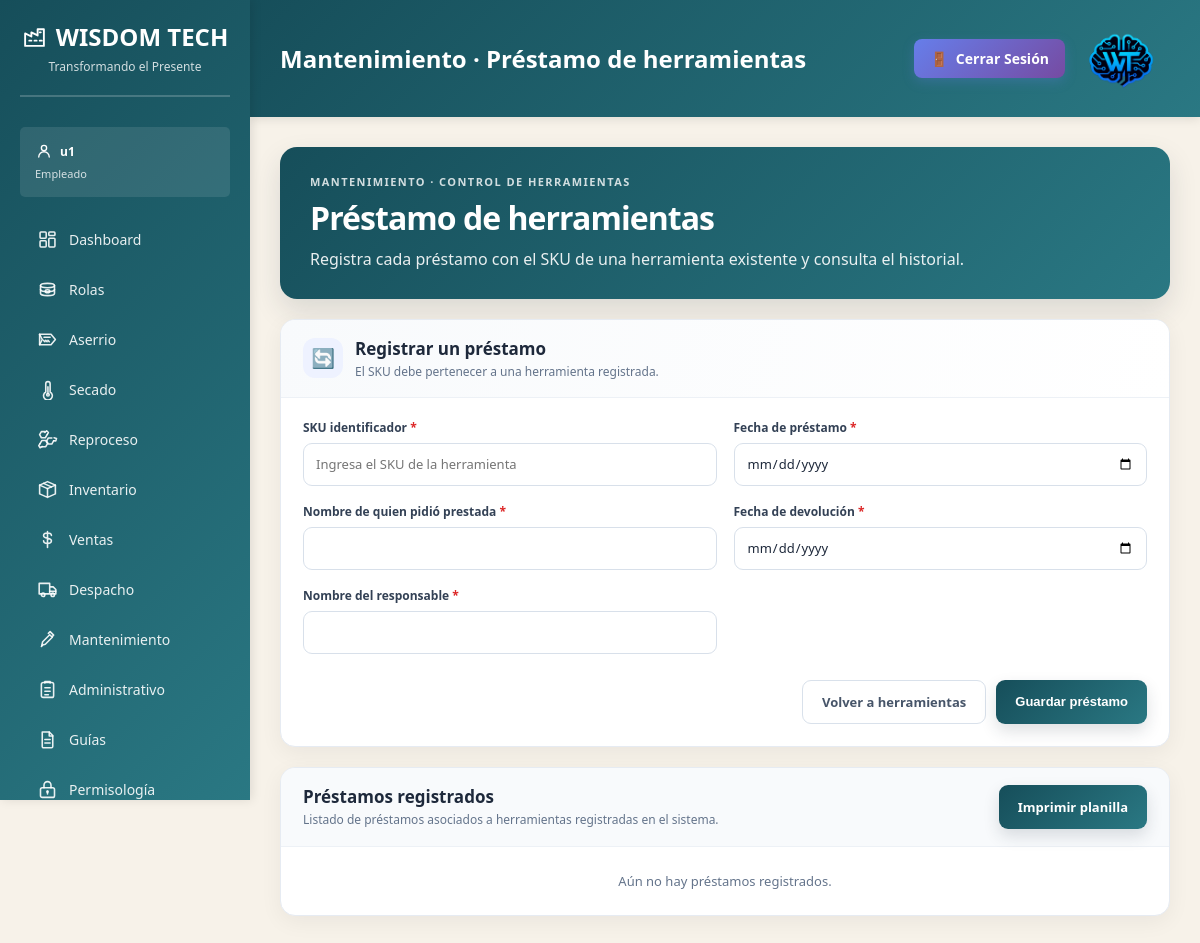
The page /dashboard/mantenimiento/herramientas/prestamos/ (signed in) on the database its author committed.
### dashboard/models.py (models this page shows, shortened)
class ConfiguracionEmpresa(models.Model):
    PALETAS_FONDO = [
        ('claro', 'Gris claro'),
        ('azulado', 'Azul muy claro'),
        ('calido', 'Arena suave'),
        ('marron', 'Marrón suave'),
        ('salvia', 'Verde salvia'),
        ('petroleo', 'Azul petróleo'),
    ]
    PALETAS_BARRA_LATERAL = [
        ('verde', 'Verde'),
        ('azul', 'Azul'),
        ('vino', 'Vino'),
        ('marron', 'Marrón'),
        ('salvia', 'Verde salvia'),
        ('petroleo', 'Azul petróleo'),
    ]
    PALETAS_MODULOS = [
        ('azul', 'Azul'),
        ('verde', 'Verde'),
        ('grafito', 'Grafito'),
        ('marron', 'Marrón'),
        ('salvia', 'Verde salvia'),
        ('petroleo', 'Azul petróleo'),
    ]
    nombre = models.CharField('nombre de la empresa', max_length=150, default=NombreEmpresa)
    rif = models.CharField('RIF', max_length=30, default=NumeroRif)
    logo_path = models.CharField(
        'ruta del logo',
        max_length=255,
        blank=True,
        default=LogoEmpresa,
        help_text='Ruta relativa a la carpeta static del proyecto, por ejemplo: images/logo.png.',
    )
    slogan = models.CharField('slogan', max_length=255, default=SloganEmpresa)
    color_fondo = models.CharField(
        'fondo del dashboard',
        max_length=20,
        choices=PALETAS_FONDO,
        default='claro',
    )
    color_sidebar = models.CharField(
        'color de la barra lateral',
        max_length=20,
        choices=PALETAS_BARRA_LATERAL,
        default='verde',
    )
    color_modulos = models.CharField(
        'color de las barras de módulos',
        max_length=20,
        choices=PALETAS_MODULOS,
        default='azul',
    )
    class Meta:
        verbose_name = 'configuración de la empresa'
        verbose_name_plural = 'configuración de la empresa'

class PerfilUsuario(models.Model):
    usuario = models.OneToOneField(
        settings.AUTH_USER_MODEL,
        on_delete=models.CASCADE,
        related_name='perfil',
    )
    cargo = models.CharField('cargo', max_length=100)
    class Meta:
        verbose_name = 'perfil de usuario'
        verbose_name_plural = 'perfiles de usuario'

### dashboard/views.py (the view)
# urls.py: path('mantenimiento/herramientas/prestamos/', views.mantenimiento_prestamos_herramientas_view, name='mantenimiento_prestamos_herramientas'),
@login_required(login_url='login')
@require_http_methods(['GET', 'POST'])
def mantenimiento_prestamos_herramientas_view(request):
    if request.method == 'POST':
        form = PrestamoHerramientaForm(request.POST)
        if form.is_valid():
            PrestamoHerramienta.objects.create(
                herramienta=form.cleaned_data['herramienta'],
                fecha_prestamo=form.cleaned_data['fecha_prestamo'],
                nombre_solicitante=form.cleaned_data['nombre_solicitante'],
                fecha_devolucion=form.cleaned_data['fecha_devolucion'],
                nombre_responsable=form.cleaned_data['nombre_responsable'],
            )
            messages.success(request, 'El préstamo de herramienta se registró correctamente.')
            return redirect('mantenimiento_prestamos_herramientas')
    else:
        form = PrestamoHerramientaForm()
    return render(request, 'modules/mantenimiento_prestamos_herramientas.html', {
        'form': form,
        'prestamos': PrestamoHerramienta.objects.select_related('herramienta'),
        'sku_no_encontrado': getattr(form, 'sku_no_encontrado', False),
    })

### templates/modules/mantenimiento_prestamos_herramientas.html (shortened to what this page needs)
{% extends 'base.html' %}
{% block page_title %}Mantenimiento · Préstamo de herramientas{% endblock %}
{% block content %}
<main class="loans-shell">
    <header class="loans-header">
        <p class="loans-eyebrow">Mantenimiento · Control de herramientas</p>
        <h2>Préstamo de herramientas</h2>
        <p>Registra cada préstamo con el SKU de una herramienta existente y consulta el historial.</p>
    </header>
    <form method="post">
        <section class="loan-section" aria-labelledby="loan-form-title">
            <div class="loan-section-heading">
                <span class="loan-section-icon" aria-hidden="true">🔄</span>
                <div>
                    <h3 id="loan-form-title">Registrar un préstamo</h3>
                    <p>El SKU debe pertenecer a una herramienta registrada.</p>
                </div>
            </div>
            <div class="loan-fields">
                {% for field in form %}
                <div class="loan-field">
                    <label for="{{ field.id_for_label }}">{{ field.label }}{% if field.field.required %} <span class="loan-required">*</span>{% endif %}</label>
                    {{ field }}
                </div>
                {% endfor %}
            </div>
            <div class="loans-actions">
                <a class="loans-button secondary" href="{% url 'mantenimiento_herramientas' %}">Volver a herramientas</a>
                <button class="loans-button" type="submit">Guardar préstamo</button>
            </div>
        </section>
    </form>
    <section class="loans-list" aria-labelledby="loans-list-title">
        <div class="loans-list-heading">
            <div class="loans-list-heading-content">
                <div>
                    <h3 id="loans-list-title">Préstamos registrados</h3>
                    <p>Listado de préstamos asociados a herramientas registradas en el sistema.</p>
                </div>
                <a class="loans-button" href="{% url 'mantenimiento_planilla_prestamo_herramientas' %}" target="_blank" rel="noopener">Imprimir planilla</a>
            </div>
        </div>
        {% if prestamos %}
        <div class="loans-table-wrap">
            <table class="loans-table">
                <thead>
                    <tr>
                        <th>SKU identificador</th>
                        <th>Nombre herramienta</th>
                        <th>Fecha de préstamo</th>
                        <th>Nombre de quien pidió prestada</th>
                        <th>Fecha de devolución</th>
                        <th>Nombre de responsable</th>
                    </tr>
                </thead>
                <tbody>
                    {% for prestamo in prestamos %}
                    <tr>
                        <td>{{ prestamo.herramienta.codigo_interno }}</td>
                        <td>{{ prestamo.herramienta.nombre }}</td>
                        <td>{{ prestamo.fecha_prestamo|date:"d/m/Y" }}</td>
                        <td>{{ prestamo.nombre_solicitante }}</td>
                        <td>{{ prestamo.fecha_devolucion|date:"d/m/Y" }}</td>
                        <td>{{ prestamo.nombre_responsable }}</td>
                    </tr>
                    {% endfor %}
                </tbody>
            </table>
        </div>
        {% else %}
        <p class="loans-empty">Aún no hay préstamos registrados.</p>
        {% endif %}
    </section>
</main>
{% endblock %}

### templates/base.html (shortened to what this page needs)
<!DOCTYPE html>
<html lang="es">
<head>
    {% load static %}
</head>
<body style="--dashboard-background: {{ tema_colores.fondo }}; --sidebar-start: {{ tema_colores.sidebar_inicio }}; --sidebar-end: {{ tema_colores.sidebar_fin }}; --module-start: {{ tema_colores.modulo_inicio }}; --module-end: {{ tema_colores.modulo_fin }};">
    <div class="sidebar">
        <div class="sidebar-header">
            <h1>
                <span class="sidebar-symbol" aria-hidden="true">
                    <svg viewBox="0 0 24 24">
                        <path d="M3 21V9l6 3V8l6 3V5h6v16z"/>
                        <path d="M7 16h2m3 0h2m3 0h2M17 8h1"/>
                    </svg>
                </span>
                <span>{{ empresa.nombre }}</span>
            </h1>
            <p>{{ empresa.slogan }}</p>
        </div>
        <div class="user-info">
            <strong>
                <span class="sidebar-symbol" aria-hidden="true">
                    <svg viewBox="0 0 24 24">
                        <circle cx="12" cy="8" r="3.5"/>
                        <path d="M5 20a7 7 0 0 1 14 0"/>
                    </svg>
                </span>
                <span>{{ user.get_full_name|default:user.username }}</span>
            </strong>
            <span class="user-role">{{ cargo_usuario }}</span>
        </div>
        <ul class="sidebar-menu">
            <li>
                <a href="{% url 'dashboard' %}" class="{% if request.resolver_match.url_name == 'dashboard' %}active{% endif %}">
                    <span class="icon" aria-hidden="true">
                        <svg viewBox="0 0 24 24">
                            <rect x="3.5" y="3.5" width="7" height="7" rx="1"/>
                            <rect x="13.5" y="3.5" width="7" height="4" rx="1"/>
                            <rect x="13.5" y="10.5" width="7" height="10" rx="1"/>
                            <rect x="3.5" y="13.5" width="7" height="7" rx="1"/>
                        </svg>
                    </span>
                    <span>Dashboard</span>
                </a>
            </li>
            <li>
                <a href="/dashboard/rolas/" class="{% if 'rolas' in request.path %}active{% endif %}">
                    <span class="icon" aria-hidden="true">
                        <svg viewBox="0 0 24 24">
                            <path d="M4 7.5c0-1.4 3.6-2.5 8-2.5s8 1.1 8 2.5v9c0 1.4-3.6 2.5-8 2.5s-8-1.1-8-2.5z"/>
                            <path d="M4 7.5c0 1.4 3.6 2.5 8 2.5s8-1.1 8-2.5M4 12c0 1.4 3.6 2.5 8 2.5s8-1.1 8-2.5"/>
                            <path d="M12 12.2c1.4 0 2.6.8 2.6 1.8s-1.2 1.8-2.6 1.8-2.6-.8-2.6-1.8 1.2-1.8 2.6-1.8z"/>
                        </svg>
                    </span>
                    <span>Rolas</span>
                </a>
            </li>
            <li>
                <a href="{% url 'aserrio' %}" class="{% if request.resolver_match.url_name == 'aserrio' %}active{% endif %}">
                    <span class="icon" aria-hidden="true">
                        <svg viewBox="0 0 24 24">
                            <path d="M3 6h13l5 6-5 6H3l3-6z"/>
                            <path d="M8 9.5h7M7.5 13l1.5 1.5m1-1.5 1.5 1.5m1-1.5 1.5 1.5"/>
                            <path d="M3 6v12"/>
                        </svg>
                    </span>
                    <span>Aserrio</span>
                </a>
            </li>
            <li>
                <a href="{% url 'secado' %}" class="{% if request.resolver_match.url_name == 'secado' %}active{% endif %}">
                    <span class="icon" aria-hidden="true">
                        <svg viewBox="0 0 24 24">
                            <path d="M10 14.8V5.5a2.5 2.5 0 0 1 5 0v9.3a5 5 0 1 1-5 0z"/>
                            <path d="M12.5 9v8"/>
                            <circle cx="12.5" cy="18" r="1.5"/>
                        </svg>
                    </span>
                    <span>Secado</span>
                </a>
            </li>
            <li>
                <a href="{% url 'reproceso' %}" class="{% if request.resolver_match.url_name == 'reproceso' %}active{% endif %}">
                    <span class="icon" aria-hidden="true">
                        <svg viewBox="0 0 24 24">
                            <path d="m9 4 2-2 2 2-1.2 2.1"/>
                            <path d="M11.8 6.1 9.5 10H5l-2-3.5L5 3h4"/>
                            <path d="m19.5 10 2.8.8-.8 2.8-2.4-.2"/>
                            <path d="m19.1 13.4-2.2 3.8H13l-2-3.5 2-3.5h4"/>
                            <path d="m6 20-2.5 1.4L2 19l1.3-2"/>
                            <path d="m3.3 17 2.2-3.8H10l2 3.5-2 3.5H6"/>
                        </svg>
                    </span>
                    <span>Reproceso</span>
                </a>
            </li>
            <li>
                <a href="{% url 'inventario' %}" class="{% if request.resolver_match.url_name == 'inventario' %}active{% endif %}">
                    <span class="icon" aria-hidden="true">
                        <svg viewBox="0 0 24 24">
                            <path d="m3 7 9-4 9 4-9 4z"/>
                            <path d="M3 7v10l9 4 9-4V7M12 11v10"/>
                            <path d="m7.5 5 9 4"/>
                        </svg>
                    </span>
                    <span>Inventario</span>
                </a>
            </li>
            <li>
                <a href="{% url 'ventas' %}" class="{% if request.resolver_match.url_name == 'ventas' %}active{% endif %}">
                    <span class="icon" aria-hidden="true">
                        <svg viewBox="0 0 24 24">
                            <path d="M12 3v18M16.5 7.5c0-1.7-1.8-3-4.5-3s-4.5 1.3-4.5 3 1.5 2.6 4.5 3 4.5 1.3 4.5 3-1.8 3-4.5 3-4.5-1.3-4.5-3"/>
                        </svg>
                    </span>
                    <span>Ventas</span>
                </a>
            </li>
            <li>
                <a href="{% url 'despacho' %}" class="{% if request.resolver_match.url_name == 'despacho' %}active{% endif %}">
                    <span class="icon" aria-hidden="true">
                        <svg viewBox="0 0 24 24">
                            <path d="M2.5 5h12v12h-12zM14.5 9h4l3 3v5h-7z"/>
                            <circle cx="7" cy="18" r="2"/>
                            <circle cx="18" cy="18" r="2"/>
                            <path d="M14.5 14h7"/>
                        </svg>
                    </span>
                    <span>Despacho</span>
                </a>
            </li>
            <li>
                <a href="{% url 'mantenimiento' %}" class="{% if request.resolver_match.url_name == 'mantenimiento' %}active{% endif %}">
                    <span class="icon" aria-hidden="true">
                        <svg viewBox="0 0 24 24">
                            <path d="m14.5 6.5 3 3-8 8-4 1 1-4 8-8z"/>
                            <path d="m13 5 2-2 4 4-2 2"/>
                            <path d="M6 19l-1 1"/>
                        </svg>
                    </span>
                    <span>Mantenimiento</span>
                </a>
            </li>
            <li>
                <a href="{% url 'administrativo' %}" class="{% if request.resolver_match.url_name == 'administrativo' %}active{% endif %}">
                    <span class="icon" aria-hidden="true">
                        <svg viewBox="0 0 24 24">
                            <rect x="5" y="4" width="14" height="17" rx="2"/>
                            <path d="M9 4.5V3h6v1.5M9 10h6M9 14h6M9 18h4"/>
                        </svg>
                    </span>
                    <span>Administrativo</span>
                </a>
            </li>
            <li>
                <a href="{% url 'guias' %}" class="{% if request.resolver_match.url_name == 'guias' %}active{% endif %}">
                    <span class="icon" aria-hidden="true">
                        <svg viewBox="0 0 24 24">
                            <path d="M6 3.5h8l4 4V20a1.5 1.5 0 0 1-1.5 1.5h-9A1.5 1.5 0 0 1 6 20z"/>
                            <path d="M14 3.5V8h4M9 12h6M9 16h6"/>
                        </svg>
                    </span>
                    <span>Guías</span>
                </a>
            </li>
            <li>
                <a href="{% url 'permisologia' %}" class="{% if request.resolver_match.url_name == 'permisologia' %}active{% endif %}">
                    <span class="icon" aria-hidden="true">
                        <svg viewBox="0 0 24 24">
                            <rect x="4" y="10" width="16" height="11" rx="2"/>
                            <path d="M8 10V7a4 4 0 1 1 8 0v3M12 14v3"/>
                            <circle cx="12" cy="14.5" r=".7"/>
                        </svg>
                    </span>
                    <span>Permisología</span>
                </a>
            </li>
        </ul>
    </div>
    <div class="main-content">
        <div class="topbar">
            <div class="page-heading">
                <h2>{% block page_title %}Dashboard{% endblock %}</h2>
            </div>
            <div class="topbar-info">
                <div class="topbar-actions">
                    <a href="{% url 'logout' %}" class="topbar-logout">
                        <span>🚪</span>
                        <span>Cerrar Sesión</span>
                    </a>
                    {% if logo_empresa_disponible %}
                    <img class="topbar-logo" src="{% static empresa.logo_path %}" alt="Logo de {{ empresa.nombre }}">
                    {% endif %}
                </div>
            </div>
        </div>
        <div class="content">
            {% block content %}{% endblock %}
        </div>
    </div>
</body>
</html>

### rows shown on the page
ConfiguracionEmpresa: nombre "WISDOM TECH", slogan "Transformando el Presente", logo_path (picture)
PerfilUsuario: cargo "Empleado"

### other values the page prints
{{ user.get_full_name|default:user.username }} "u1"
{{ field.label }} "SKU identificador" "Fecha de préstamo" "Nombre de quien pidió prestada" "Fecha de devolución" "Nombre del responsable"
